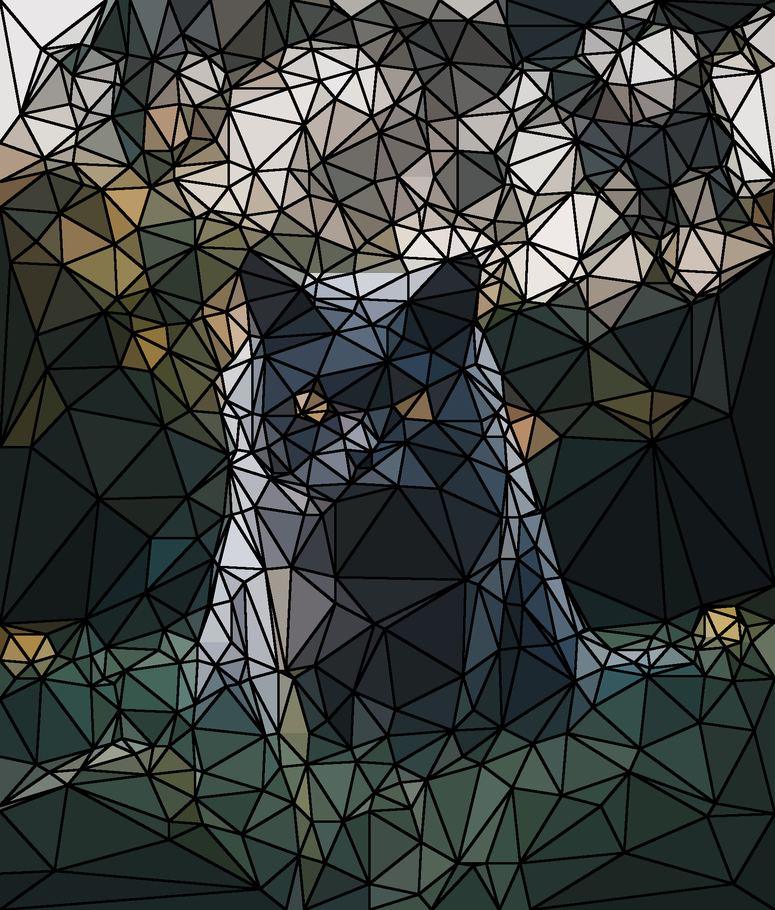
#> input picture division.png, 775 x 910 px, shrunk from 1635 x 1920 before the run
$ python detect.py
#> lines starting #> are read from the running program, lines starting #| are printed output that depends on the picture; after the words box and inside, x2 and y2 are one past the last pixel; in counts of white or black regions, pixels touching at a corner belong together
#  ________  _______  _________  _______   ________ _________
# |\   ___ \|\  ___ \|\___   ___\\  ___ \ |\   ____\\___   ___\
# \ \  \_|\ \ \   __/\|___ \  \_\ \   __/|\ \  \___\|___ \  \_|
#  \ \  \ \\ \ \  \_|/__  \ \  \ \ \  \_|/_\ \  \       \ \  \
#   \ \  \_\\ \ \  \_|\ \  \ \  \ \ \  \_|\ \ \  \____   \ \  \
#    \ \_______\ \_______\  \ \__\ \ \_______\ \_______\  \ \__\
#     \|_______|\|_______|   \|__|  \|_______|\|_______|   \|__|


# 필요한 모듈
import cv2
from pathlib import Path

# png 파일 읽기
if not Path("division.png").is_file(): # 필요한 파일 있는지 확인
   raise FileNotFoundError(f"File not found.")

display = False

img = cv2.imread("division.png")
#> img is the input picture: shape (910, 775, 3); mean B, G, R 61.8, 64.8, 59.7

# 읽은 이미지를 그레이스케일(Greyscale)로 변환
gray = cv2.cvtColor(img, cv2.COLOR_BGR2GRAY)
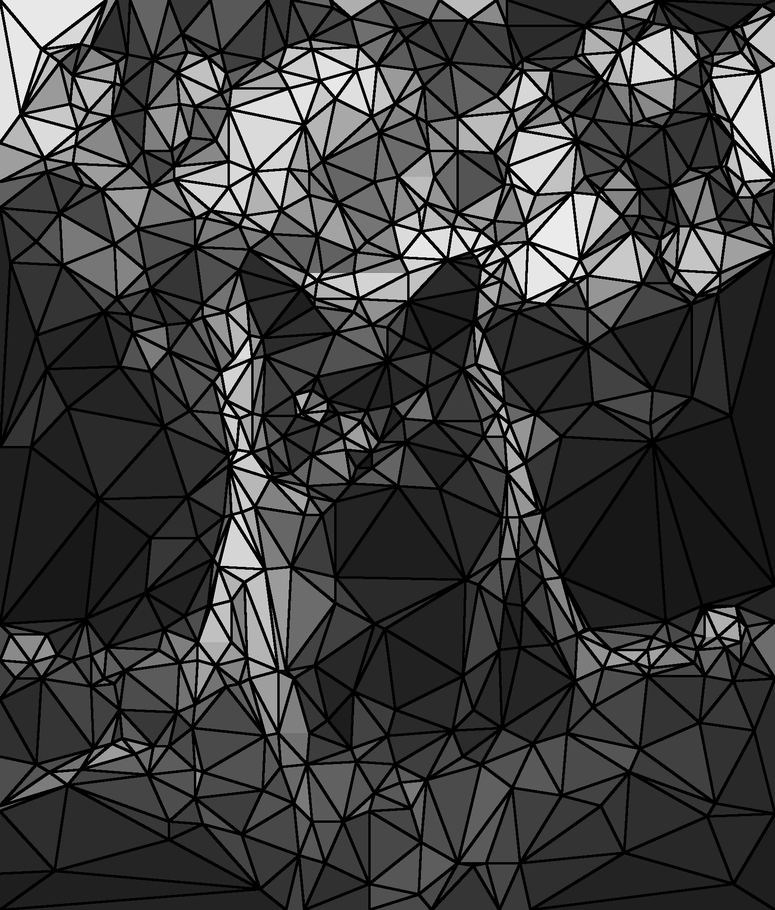
#> gray: shape (910, 775); min 0, max 255, mean 62.9

# 임계값을 적용하여 회색조 이미지를 이진 이미지로 변환
ret,thresh = cv2.threshold(gray, 5, 255, 0)
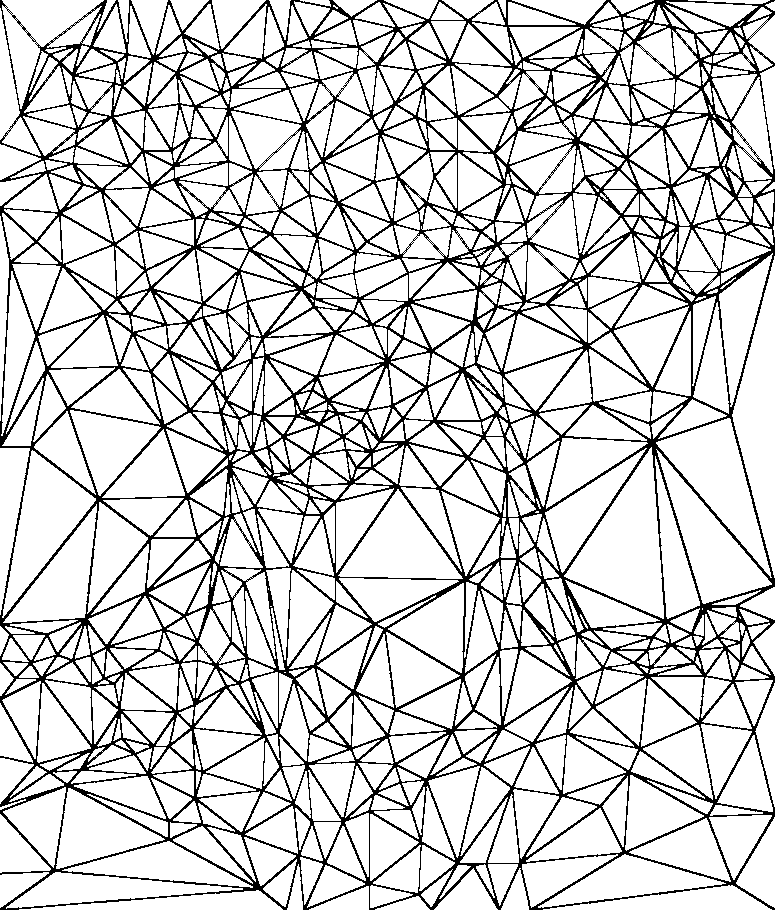
#> thresh: shape (910, 775); 82.9% white; black in thin lines or dots

# 윤곽선 찾기
contours,hierarchy = cv2.findContours(thresh, cv2.RETR_TREE,cv2.CHAIN_APPROX_SIMPLE)
#> contours = 1585 contours, 619 with area under 20; largest, box (x1, y1, x2, y2) and area: (564, 447, 664, 619) 8294, (732, 256, 775, 578) 6692, (656, 418, 772, 578) 6426, (2, 450, 96, 618) 6099, (656, 449, 772, 604) 5743
print("Number of contours detected:", len(contours))
#| Number of contours detected: 1585

approxs = []
for cnt in contours:
   approx = cv2.approxPolyDP(cnt, 0.01*cv2.arcLength(cnt, True), True)
   # if len(approx) == 3:
   if 2 < len(approx) <= 4:
      approx = [a[0] for a in approx]
      approxs.append(approx)
      img = cv2.drawContours(img, [cnt], -1, (0,255,255), 3)
#> this loop made 1585 passes
#> approx on passes 1 to 12: [[429, 909], [418, 896], [375, 909]], [[282, 909], [258, 890], [19, 909]], [[368, 886], [309, 909], [368, 909]], [[771, 909], [732, 885], [543, 909]], [[370, 907], [412, 894], [371, 885]], [[6, 908], [242, 888], [55, 872]], [[48, 872], [0, 875], [0, 907]], [[452, 869], [421, 894], [430, 906], [434, 902]], [[520, 868], [501, 909], [528, 909]], [[497, 909], [473, 868], [434, 909]], [[470, 866], [466, 865], [457, 866], [439, 898]], [[364, 883], [325, 865], [307, 907]]
#> pass 1, `img = cv2.drawContours(img, [cnt], -1, (0,255,255), 3)`:
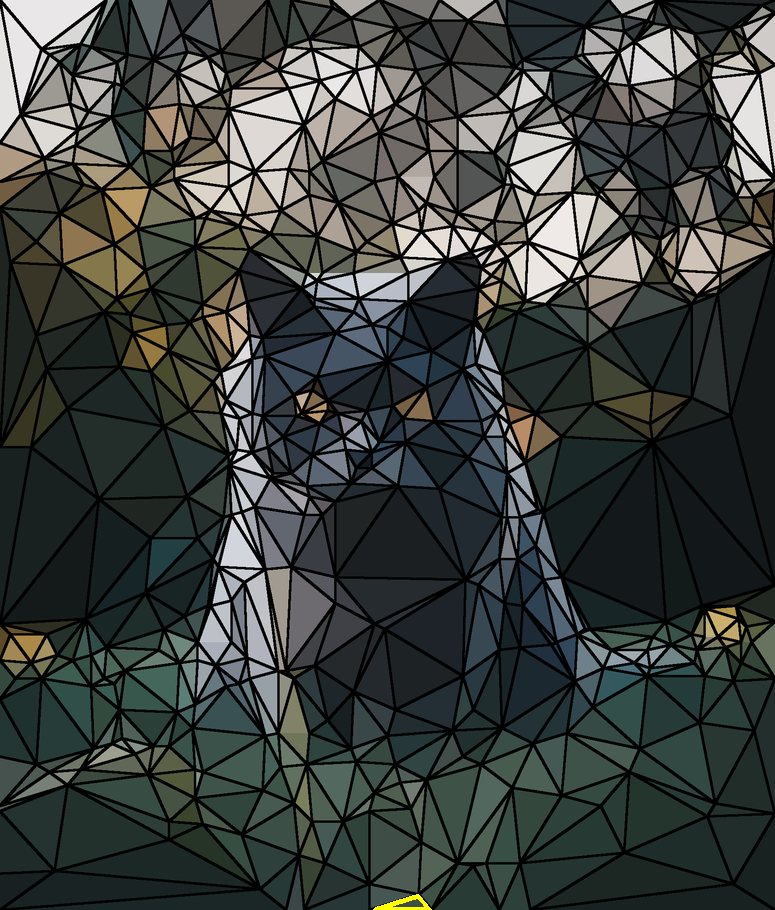
#> img: shape (910, 775, 3); 0.06% of pixels changed, all inside (x1, y1, x2, y2) = (373, 894, 432, 910)
#> pass 2, `img = cv2.drawContours(img, [cnt], -1, (0,255,255), 3)`:
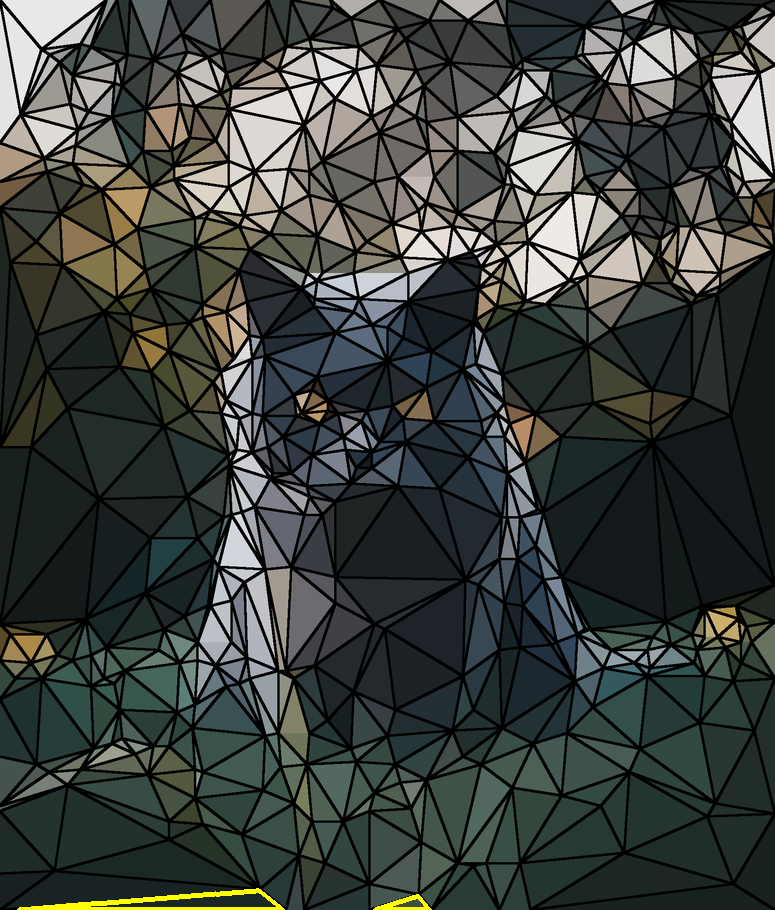
#> img: shape (910, 775, 3); 0.27% of pixels changed, all inside (x1, y1, x2, y2) = (17, 888, 285, 910)
#> pass 3, `img = cv2.drawContours(img, [cnt], -1, (0,255,255), 3)`:
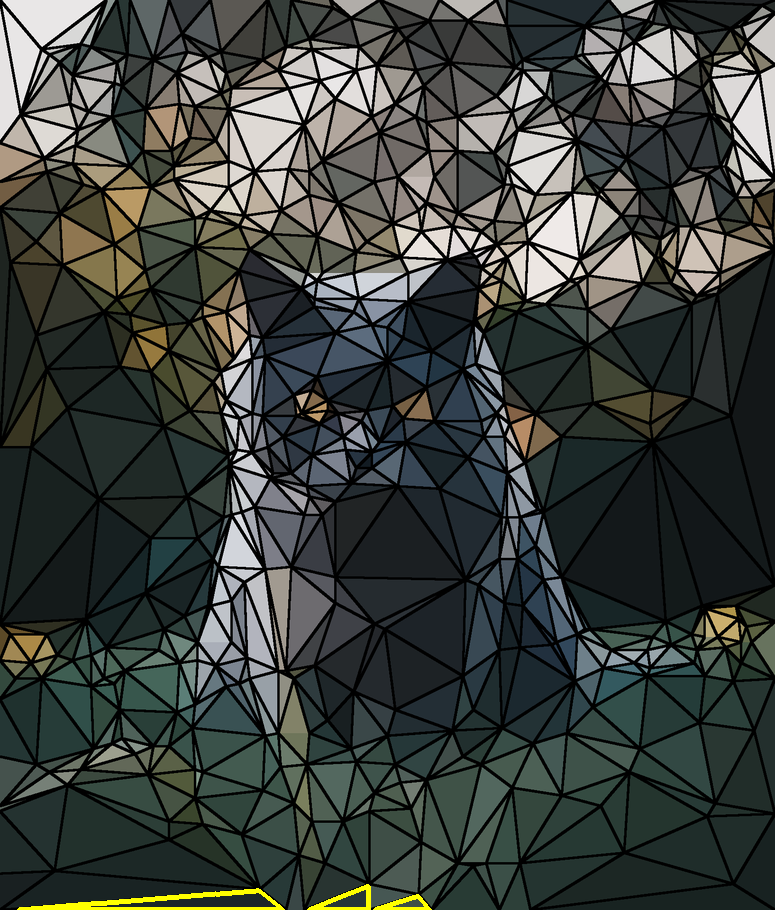
#> img: shape (910, 775, 3); 0.08% of pixels changed, all inside (x1, y1, x2, y2) = (307, 884, 371, 910)
#> after the loop:
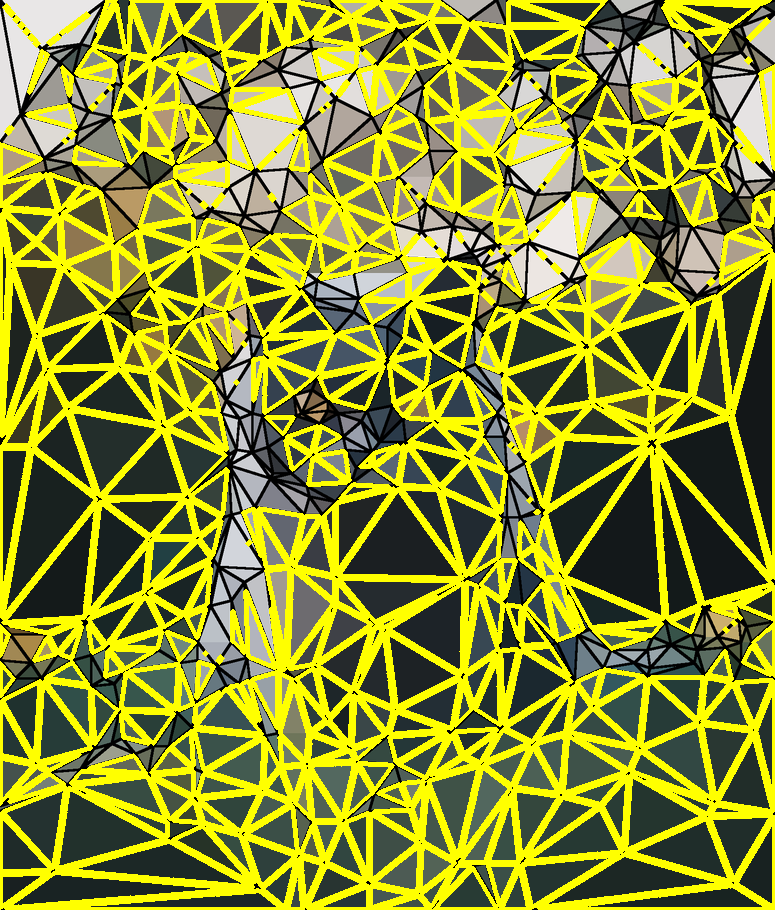
#> img: shape (910, 775, 3); mean B, G, R 46.1, 146.6, 143.1
#> after the loop, approxs = 1008 items


cv2.imwrite("done.png", img) # 처리된 파일 저장
if display:
   cv2.imshow("Shapes", img)
   cv2.waitKey(0)
   cv2.destroyAllWindows()

approxs = [[a.tolist() for a in approx] for approx in approxs]

import json

with open("data.json", "w") as f:
   json.dump(approxs, f, indent=4)
